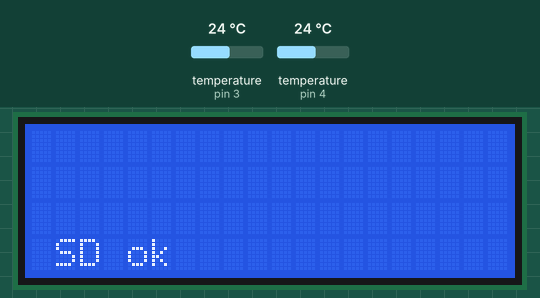
Simulated run of this sketch. Board: Arduino Uno, built with avr-gcc and run on an emulated ATmega328P. Shown: 20×4 character LCD. Inputs (shaded band) come from the test bench; at power-on: temperature (sensors on pin 3, pin 4) 24 °C. The local clock reads 2024-03-15 10:24:30 at power-on unless the sketch sets it; storage starts empty; what the sketch prints to the serial monitor is not drawn.

Above: at 3.4 s.
3.5 s: temperature (sensor on pin 3) set to 12 °C
At 9.6 s:
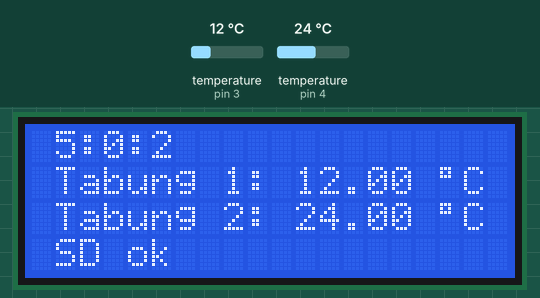
10.7 s: temperature (sensor on pin 4) set to 12 °C
At 15.2 s:
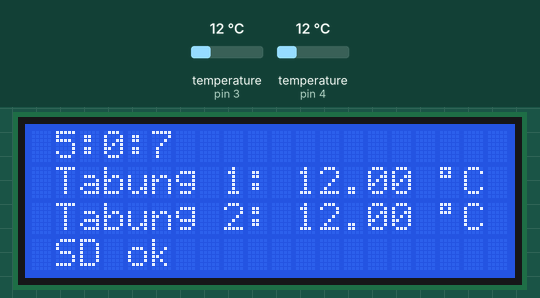
17.9 s: temperature (sensor on pin 3) set to 19 °C
At 22.9 s:
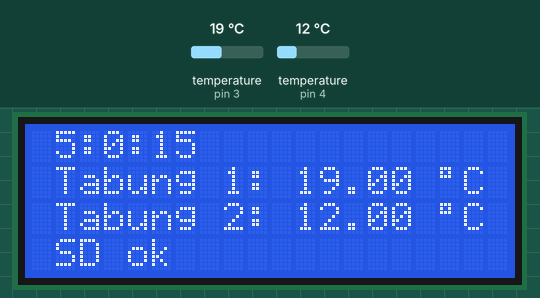
25.1 s: temperature (sensor on pin 4) set to 19 °C
At 26.7 s:
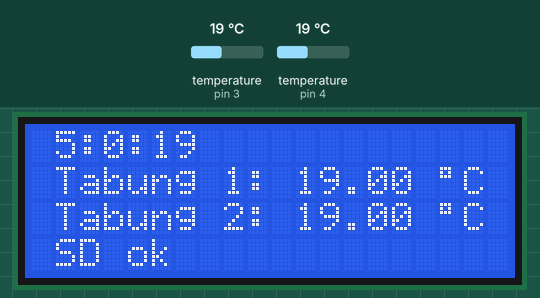
29.6 s: temperature (sensor on pin 3) set to 28 °C
At 34.4 s:
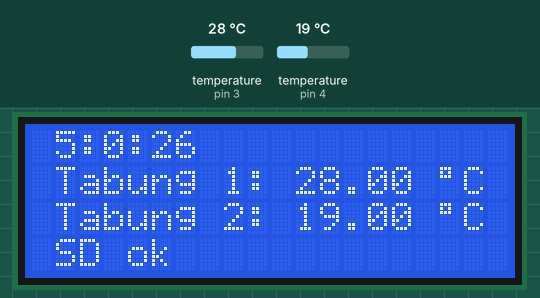
36.8 s: temperature (sensor on pin 4) set to 28 °C
At 38.3 s:
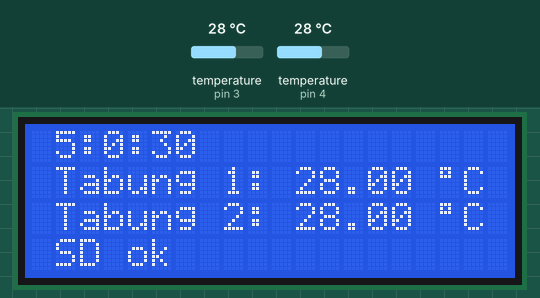
Timing chart, 0 to 39.8 s (numbered marks = the images above; inputs shaded):
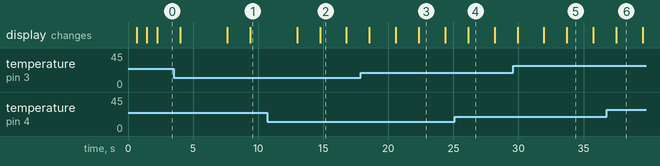

Measured:
- after the input at 25.1 s, the display: changes after 1.0 s (image 4)
- what the display in image 2 shows lasts 2.0 s, from 14.8 s to 16.8 s

The sketch:

projeck_fermentor.ino
```cpp
//include library SD
#include <SPI.h>
#include <SD.h>

//include library DS18b20
#include <OneWire.h>
#include <DallasTemperature.h>

//include library rtc ds3231
#include <DS3231.h>

//include library I2C
#include <Wire.h>

//include library LCD 20x4
#include <LiquidCrystal_I2C.h>

// sensor diletakkan di pin 3 dan 4
#define ONE_WIRE_BUS1 3
#define ONE_WIRE_BUS2 4

//init sensor DS18b20
OneWire oneWire1(ONE_WIRE_BUS1);
OneWire oneWire2(ONE_WIRE_BUS2);

DallasTemperature sensorSuhu1(&oneWire1);
DallasTemperature sensorSuhu2(&oneWire2);

//init SD module
File myFile;

//init sensor DS3231
DS3231 rtc;
RTCDateTime dt;

//init LCD 20x4
LiquidCrystal_I2C lcd(0x27, 20, 4);

//boolean condition = false;
int counter = 1;
int lastTime = -1;
byte derajat = B11011111;

//pin SD
int sdPin = 8;

void setup() {

  //start serial using port 9600
  Serial.begin(9600);

  //start sensor rtc DS3231
  rtc.begin();

  //set start time rtc DS3231
  rtc.setDateTime(2022, 2, 22, 4, 59, 55);

  //start LCD 20x4
  lcd.init();
  lcd.backlight();

  //start sensor DS18b20 1 dan 2
  sensorSuhu1.begin();
  sensorSuhu2.begin();

  //connecting to SD card
  lcd.setCursor(1, 1);
  lcd.print("Init SD card...");
  Serial.println("Init SD card...");
  if (!SD.begin(sdPin)) {
    lcd.clear();
    lcd.setCursor(1, 1);
    lcd.print("init failed!");
    Serial.println("init failed!");
//    while (1);
  }
  delay(500);
  lcd.println("init done.");
  Serial.println("init done.");
  lcd.clear();

  dt = rtc.getDateTime();

  lcd.setCursor(1, 0);
  lcd.print(dt.hour); lcd.print(":");
  lcd.print(dt.minute); lcd.print(":");
  lcd.print(dt.second); lcd.print(" ");
  lcd.setCursor(1, 1);
  lcd.print("Suhu1: ");
  lcd.print(ambilSuhu1());
  lcd.print(" ");
  lcd.write(derajat);
  lcd.print("C");
  lcd.setCursor(1, 2);
  lcd.print("Suhu2: ");
  lcd.print(ambilSuhu2());
  lcd.print(" ");
  lcd.write(derajat);
  lcd.print("C");
}
void loop() {

  myFile = SD.open("myfile.txt", FILE_WRITE);
  if (myFile) {
    lcd.clear();
    lcd.setCursor(1, 3);
    lcd.print("SD ok");
    Serial.println("SD Ok");
    myFile.close();
  } else {
    lcd.clear();
    lcd.setCursor(1, 3);
    lcd.print("SD Bermasalah");
    Serial.println("SD bermasalah");
    SD.begin(sdPin);
  }

  dt = rtc.getDateTime();

  float suhuTabung1 = ambilSuhu1();
  float suhuTabung2 = ambilSuhu2();
  delay(200);

  lcd.setCursor(1, 0);
  lcd.print(dt.hour); lcd.print(":");
  lcd.print(dt.minute); lcd.print(":");
  lcd.print(dt.second); lcd.print(" ");
  lcd.setCursor(1, 1);
  lcd.print("Tabung 1: ");
  lcd.print(suhuTabung1);
  lcd.print(" ");
  lcd.write(derajat);
  lcd.print("C");
  lcd.setCursor(1, 2);
  lcd.print("Tabung 2: ");
  lcd.print(suhuTabung2);
  lcd.print(" ");
  lcd.write(derajat);
  lcd.print("C");

  Serial.print(dt.year); Serial.print("-");
  Serial.print(dt.month); Serial.print("-");
  Serial.print(dt.day); Serial.print(" ");
  Serial.print(dt.hour); Serial.print(":");
  Serial.print(dt.minute); Serial.print(":");
  Serial.print(dt.second); Serial.print(" ");
  Serial.print("---> ");
  Serial.print("Tabung 1: ");
  Serial.print(suhuTabung1);
  Serial.print(" | ");
  Serial.print("Tabung 2: ");
  Serial.println(suhuTabung2);

  if (dt.hour - lastTime != 0 && ambilSuhu1() > 0 && ambilSuhu2() > 0) {
    Serial.println(dt.hour);
    Serial.println(lastTime);
    lastTime = dt.hour;
    Serial.println(dt.hour);
    Serial.println(lastTime);

    //opening SD card
    myFile = SD.open("myfile.txt", FILE_WRITE);
    if (myFile) {
      lcd.setCursor(1, 0);
      lcd.print(dt.hour); lcd.print(":");
      lcd.print(dt.minute); lcd.print(":");
      lcd.print(dt.second); lcd.print(" ");
      lcd.setCursor(1, 1);
      lcd.print("Tabung 1: ");
      lcd.print(suhuTabung1);
      lcd.print(" ");
      lcd.write(derajat);
      lcd.print("C");
      lcd.setCursor(1, 2);
      lcd.print("Tabung 2: ");
      lcd.print(suhuTabung2);
      lcd.print(" ");
      lcd.write(derajat);
      lcd.print("C");

      myFile.print(dt.year); myFile.print("-");
      myFile.print(dt.month); myFile.print("-");
      myFile.print(dt.day); myFile.print(" ");
      myFile.print(dt.hour); myFile.print(":");
      myFile.print(dt.minute); myFile.print(":");
      myFile.print(dt.second); myFile.print(" ");
      myFile.print(suhuTabung1);
      myFile.print(" ");
      myFile.println(suhuTabung2);

      // close the file:
      myFile.close();
    } else {
      Serial.println("error opening myfile.txt");
      lcd.clear();
      lcd.print("SD card bermasalah");
      SD.begin(sdPin);
      delay(100);
    }
  }
  delay(2000);
}

float ambilSuhu1()
{
  sensorSuhu1.requestTemperatures();
  float suhu = sensorSuhu1.getTempCByIndex(0);
  return suhu;
}

float ambilSuhu2()
{
  sensorSuhu2.requestTemperatures();
  float suhu = sensorSuhu2.getTempCByIndex(0);
  return suhu;
}

//String ambilSuhu3()
//{
//  sensorSuhu1.requestTemperatures();
//  float suhu = sensorSuhu1.getTempCByIndex(0);
//  String suhuString = "Tabung 1: " + String(suhu) + " " + byte(derajat) + "C";
//  return suhuString;
//}
```
